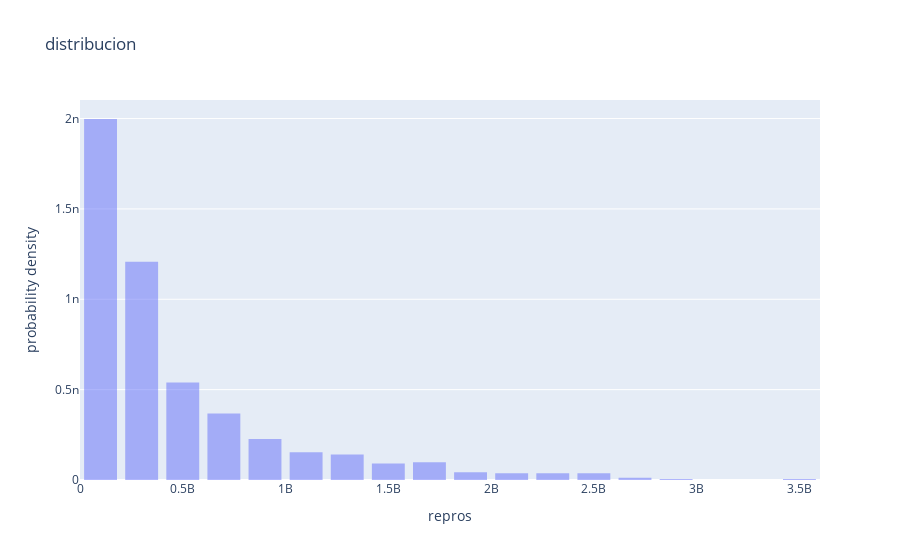

Notebook code cell kept with this figure:
### Markdown cell above
c) ¿Cuál es la distribución de reproducciones? (0.5 puntos)

### Code cell
#plotly
figuraa = px.histogram(df, x='streams', nbins=20, title='distribucion',
                   labels={'streams': 'repros', 'count': 'frecuencia'},
                   opacity=0.5, histnorm='probability density')

figuraa.update_layout(bargap=0.2) 
figuraa.show()

### Figure 1 — Plotly figure (JSON) as saved in the notebook; plotly's stock layout.template omitted (floating-point values rounded to 4 significant figures; data arrays with more than 128 entries replaced by an {"elided": "..."} marker saying what was removed)
{"data": [{"alignmentgroup": "True", "bingroup": "x", "histnorm": "probability density", "hovertemplate": "repros=%{x}<br>probability density=%{y}<extra></extra>", "legendgroup": "", "marker": {"color": "#636efa", "opacity": 0.5, "pattern": {"shape": ""}}, "name": "", "nbinsx": 20, "offsetgroup": "", "orientation": "v", "showlegend": false, "type": "histogram", "x": {"elided": "817 int values"}, "xaxis": "x", "yaxis": "y"}], "layout": {"bargap": 0.2, "barmode": "relative", "legend": {"tracegroupgap": 0}, "title": {"text": "distribucion"}, "xaxis": {"anchor": "y", "domain": [0, 1], "title": {"text": "repros"}}, "yaxis": {"anchor": "x", "domain": [0, 1], "title": {"text": "probability density"}}}}
